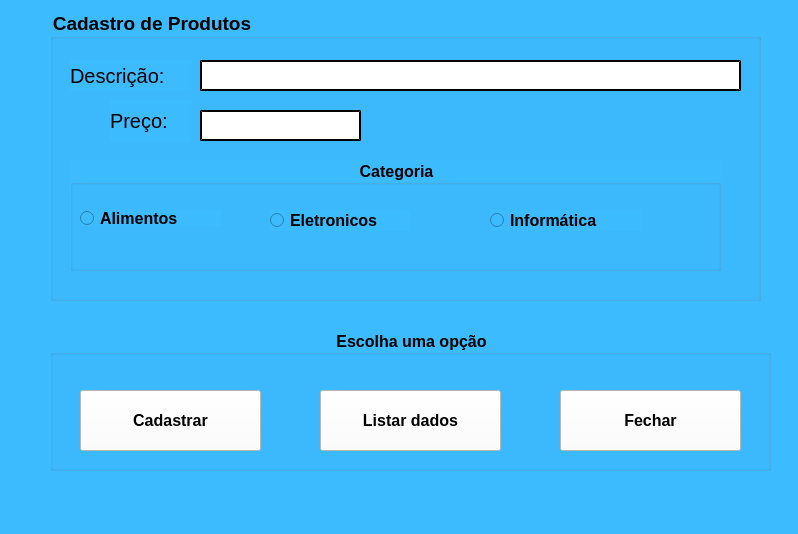
<?xml version="1.0" encoding="UTF-8"?>
<ui version="4.0">
 <class>MainWindow</class>
 <widget class="QMainWindow" name="MainWindow">
  <property name="geometry">
   <rect>
    <x>0</x>
    <y>0</y>
    <width>798</width>
    <height>534</height>
   </rect>
  </property>
  <property name="windowTitle">
   <string>MainWindow</string>
  </property>
  <property name="styleSheet">
   <string notr="true">background-color: rgb(60, 187, 255);</string>
  </property>
  <widget class="QWidget" name="centralwidget">
   <widget class="QGroupBox" name="groupBox_2">
    <property name="geometry">
     <rect>
      <x>50</x>
      <y>10</y>
      <width>711</width>
      <height>291</height>
     </rect>
    </property>
    <property name="font">
     <font>
      <pointsize>14</pointsize>
      <weight>75</weight>
      <bold>true</bold>
     </font>
    </property>
    <property name="title">
     <string>Cadastro de Produtos</string>
    </property>
    <widget class="QLabel" name="label_3">
     <property name="geometry">
      <rect>
       <x>20</x>
       <y>50</y>
       <width>121</width>
       <height>31</height>
      </rect>
     </property>
     <property name="font">
      <font>
       <pointsize>15</pointsize>
      </font>
     </property>
     <property name="text">
      <string>Descrição:</string>
     </property>
    </widget>
    <widget class="QLabel" name="label_4">
     <property name="geometry">
      <rect>
       <x>60</x>
       <y>90</y>
       <width>81</width>
       <height>41</height>
      </rect>
     </property>
     <property name="font">
      <font>
       <pointsize>15</pointsize>
      </font>
     </property>
     <property name="text">
      <string>Preço:</string>
     </property>
    </widget>
    <widget class="QLineEdit" name="lineEdit_2">
     <property name="geometry">
      <rect>
       <x>150</x>
       <y>50</y>
       <width>541</width>
       <height>31</height>
      </rect>
     </property>
     <property name="styleSheet">
      <string notr="true">background-color: rgb(255, 255, 255);
border-style:outset;
border-width:2px;</string>
     </property>
     <property name="inputMethodHints">
      <set>Qt::ImhHiddenText</set>
     </property>
    </widget>
    <widget class="QLineEdit" name="lineEdit_3">
     <property name="geometry">
      <rect>
       <x>150</x>
       <y>100</y>
       <width>161</width>
       <height>31</height>
      </rect>
     </property>
     <property name="styleSheet">
      <string notr="true">background-color: rgb(255, 255, 255);
border-style:outset;
border-width:2px;</string>
     </property>
    </widget>
    <widget class="QGroupBox" name="groupBox">
     <property name="geometry">
      <rect>
       <x>20</x>
       <y>150</y>
       <width>651</width>
       <height>111</height>
      </rect>
     </property>
     <property name="font">
      <font>
       <pointsize>12</pointsize>
       <weight>75</weight>
       <bold>true</bold>
      </font>
     </property>
     <property name="title">
      <string>Categoria</string>
     </property>
     <property name="alignment">
      <set>Qt::AlignCenter</set>
     </property>
     <widget class="QRadioButton" name="radioButton_3">
      <property name="geometry">
       <rect>
        <x>420</x>
        <y>50</y>
        <width>151</width>
        <height>21</height>
       </rect>
      </property>
      <property name="font">
       <font>
        <pointsize>12</pointsize>
        <weight>75</weight>
        <bold>true</bold>
       </font>
      </property>
      <property name="text">
       <string>Informática</string>
      </property>
     </widget>
     <widget class="QRadioButton" name="radioButton_1">
      <property name="geometry">
       <rect>
        <x>10</x>
        <y>50</y>
        <width>141</width>
        <height>16</height>
       </rect>
      </property>
      <property name="font">
       <font>
        <pointsize>12</pointsize>
        <weight>75</weight>
        <bold>true</bold>
       </font>
      </property>
      <property name="text">
       <string>Alimentos</string>
      </property>
     </widget>
     <widget class="QRadioButton" name="radioButton_2">
      <property name="geometry">
       <rect>
        <x>200</x>
        <y>50</y>
        <width>141</width>
        <height>21</height>
       </rect>
      </property>
      <property name="font">
       <font>
        <pointsize>12</pointsize>
        <weight>75</weight>
        <bold>true</bold>
       </font>
      </property>
      <property name="text">
       <string>Eletronicos</string>
      </property>
     </widget>
    </widget>
   </widget>
   <widget class="QGroupBox" name="groupBox_3">
    <property name="geometry">
     <rect>
      <x>50</x>
      <y>330</y>
      <width>721</width>
      <height>141</height>
     </rect>
    </property>
    <property name="font">
     <font>
      <pointsize>12</pointsize>
      <weight>75</weight>
      <bold>true</bold>
     </font>
    </property>
    <property name="title">
     <string>Escolha uma opção</string>
    </property>
    <property name="alignment">
     <set>Qt::AlignCenter</set>
    </property>
    <widget class="QPushButton" name="pushButton">
     <property name="geometry">
      <rect>
       <x>30</x>
       <y>60</y>
       <width>181</width>
       <height>61</height>
      </rect>
     </property>
     <property name="font">
      <font>
       <pointsize>12</pointsize>
       <weight>75</weight>
       <bold>true</bold>
      </font>
     </property>
     <property name="styleSheet">
      <string notr="true">background-color: rgb(255, 255, 255);

</string>
     </property>
     <property name="text">
      <string>Cadastrar</string>
     </property>
     <property name="icon">
      <iconset>
       <normaloff>../icones/cadastro.png</normaloff>../icones/cadastro.png</iconset>
     </property>
     <property name="iconSize">
      <size>
       <width>40</width>
       <height>40</height>
      </size>
     </property>
    </widget>
    <widget class="QPushButton" name="pushButton_2">
     <property name="geometry">
      <rect>
       <x>270</x>
       <y>60</y>
       <width>181</width>
       <height>61</height>
      </rect>
     </property>
     <property name="font">
      <font>
       <pointsize>12</pointsize>
       <weight>75</weight>
       <bold>true</bold>
      </font>
     </property>
     <property name="styleSheet">
      <string notr="true">background-color: rgb(255, 255, 255);

</string>
     </property>
     <property name="text">
      <string>Listar dados</string>
     </property>
     <property name="icon">
      <iconset>
       <normaloff>../icones/2392275.png</normaloff>../icones/2392275.png</iconset>
     </property>
     <property name="iconSize">
      <size>
       <width>40</width>
       <height>40</height>
      </size>
     </property>
    </widget>
    <widget class="QPushButton" name="btfechar">
     <property name="geometry">
      <rect>
       <x>510</x>
       <y>60</y>
       <width>181</width>
       <height>61</height>
      </rect>
     </property>
     <property name="font">
      <font>
       <pointsize>12</pointsize>
       <weight>75</weight>
       <bold>true</bold>
      </font>
     </property>
     <property name="styleSheet">
      <string notr="true">background-color: rgb(255, 255, 255);
</string>
     </property>
     <property name="text">
      <string>Fechar</string>
     </property>
     <property name="icon">
      <iconset>
       <normaloff>../icones/download.png</normaloff>../icones/download.png</iconset>
     </property>
     <property name="iconSize">
      <size>
       <width>55</width>
       <height>55</height>
      </size>
     </property>
    </widget>
   </widget>
  </widget>
  <widget class="QMenuBar" name="menubar">
   <property name="geometry">
    <rect>
     <x>0</x>
     <y>0</y>
     <width>798</width>
     <height>26</height>
    </rect>
   </property>
  </widget>
  <widget class="QStatusBar" name="statusbar"/>
 </widget>
 <resources/>
 <connections/>
</ui>
